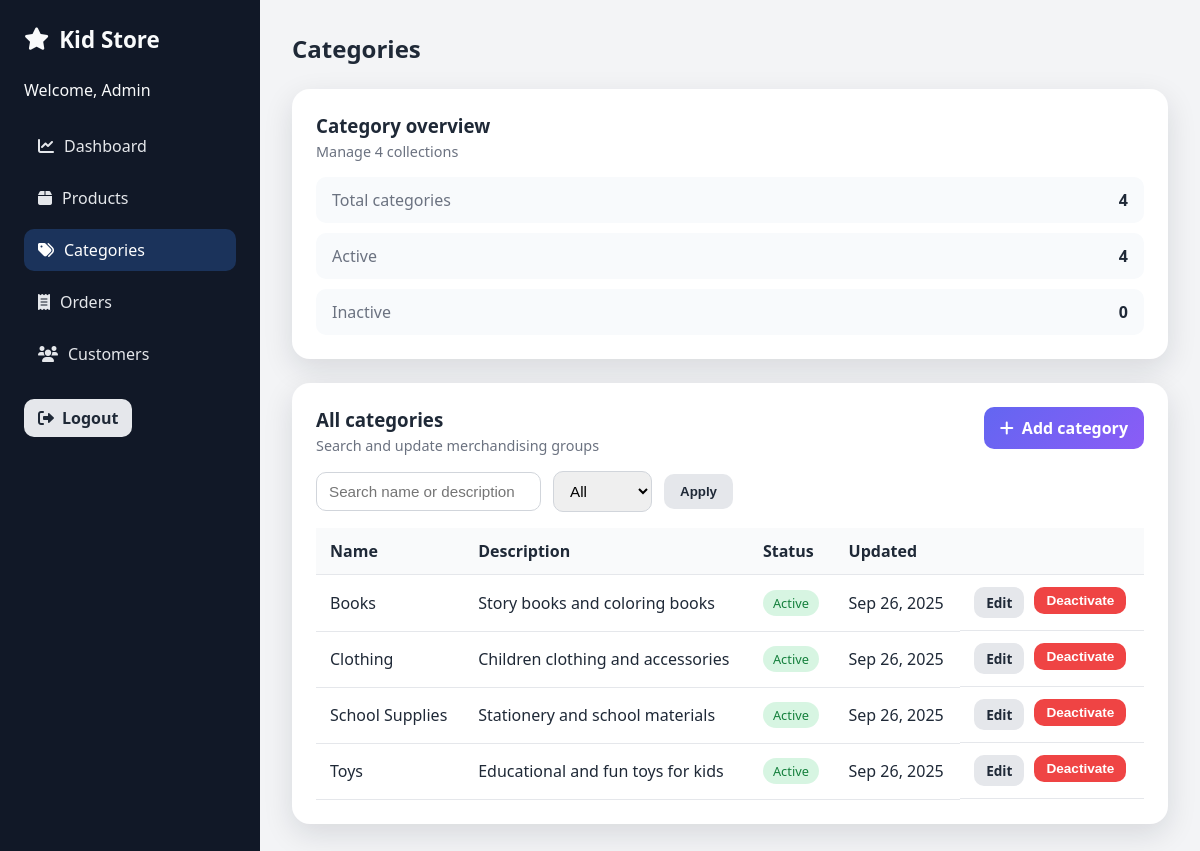
The page /backend/pages/categories.php (signed in) on the database its author committed.
### tables this page shows
CREATE TABLE IF NOT EXISTS `tbl_categories` (
  `category_id` int NOT NULL AUTO_INCREMENT,
  `category_name` varchar(50) NOT NULL,
  `description` text,
  `created_at` datetime DEFAULT NULL,
  `updated_at` datetime DEFAULT NULL,
  `is_active` tinyint(1) DEFAULT '1',
  PRIMARY KEY (`category_id`)
);

### includes/admin.php (called while the page is built, shortened)
<?php
function kidstore_admin_fetch_all_categories(bool $includeInactive = true): array
{
    $pdo = kidstore_get_pdo();
    $sql = 'SELECT category_id, category_name, description, is_active, created_at, updated_at FROM tbl_categories';
    $sql .= ' ORDER BY category_name ASC';
    return $pdo->query($sql)->fetchAll();
}

### backend/pages/categories.php (the view, shortened to what this page needs)
<?php
$status = $_GET['status'] ?? 'all';
$status = in_array($status, ['all', 'active', 'inactive'], true) ? $status : 'all';
$search = trim((string)($_GET['q'] ?? ''));
$categories = kidstore_admin_fetch_all_categories(true);
$activeCount = count(array_filter($categories, static fn (array $category): bool => !empty($category['is_active'])));
$overview = [
    'total' => count($categories),
    'active' => $activeCount,
    'inactive' => count($categories) - $activeCount,
];
include __DIR__ . '/../includes/header.php';
?>
<div class="admin-card">
    <div class="card-header">
        <div>
            <h3>Category overview</h3>
            <p class="card-subtitle">Manage <?= number_format($overview['total']) ?> collection<?= $overview['total'] === 1 ? '' : 's' ?></p>
        </div>
    </div>
    <ul class="insight-list">
        <li><span>Total categories</span><strong><?= number_format($overview['total']) ?></strong></li>
        <li><span>Active</span><strong><?= number_format($overview['active']) ?></strong></li>
        <li><span>Inactive</span><strong><?= number_format($overview['inactive']) ?></strong></li>
    </ul>
</div>
<div class="admin-card">
    <div class="card-header">
        <div>
            <h3>All categories</h3>
            <p class="card-subtitle">Search and update merchandising groups</p>
        </div>
        <a href="<?php echo $prefix; ?>pages/category_form.php" class="button primary">
            <i class="fas fa-plus"></i> Add category
        </a>
    </div>
    <form method="get" class="form-inline" style="margin-bottom:16px;">
        <input type="text" name="q" value="<?= htmlspecialchars($search) ?>" placeholder="Search name or description" class="input-control" />
        <select name="status" class="input-control">
            <option value="all" <?= $status === 'all' ? 'selected' : '' ?>>All</option>
        </select>
        <button class="button secondary" type="submit">Apply</button>
    </form>
    <?php if ($categories): ?>
        <table class="table">
            <thead>
                <tr>
                    <th>Name</th>
                    <th>Description</th>
                    <th>Status</th>
                    <th>Updated</th>
                    <th></th>
                </tr>
            </thead>
            <tbody>
                <?php foreach ($categories as $category): ?>
                    <tr>
                        <td><?= htmlspecialchars($category['category_name']) ?></td>
                        <td>
                            <?php
                            $description = trim((string)($category['description'] ?? ''));
                            if ($description === '') {
                                echo '<span style="color:#6b7280;">No description</span>';
                            } else {
                                $preview = $description;
                                echo htmlspecialchars($preview);
                            }
                            ?>
                        </td>
                        <td>
                            <?php $isActive = !empty($category['is_active']); ?>
                            <span class="tag status-<?= $isActive ? 'active' : 'inactive' ?>">
                                <?= $isActive ? 'Active' : 'Inactive' ?>
                            </span>
                        </td>
                        <td>
                            <?php if (!empty($category['updated_at'])): ?>
                                <?= htmlspecialchars(date('M j, Y', strtotime($category['updated_at']))) ?>
                            <?php elseif (!empty($category['created_at'])): ?>
                                <?= htmlspecialchars(date('M j, Y', strtotime($category['created_at']))) ?>
                            <?php else: ?>
                                <span style="color:#6b7280;">—</span>
                            <?php endif; ?>
                        </td>
                        <td style="display:flex;gap:10px;">
                            <a href="category_form.php?id=<?= (int) $category['category_id'] ?>" class="button secondary button-compact">Edit</a>
                            <?php if ($isActive): ?>
                                <form method="post" action="<?php echo $prefix; ?>pages/category_status.php" data-confirm="Deactivate this category?" style="margin:0;">
                                    <button type="submit" class="button danger button-compact">Deactivate</button>
                                </form>
                            <?php endif; ?>
                        </td>
                    </tr>
                <?php endforeach; ?>
            </tbody>
        </table>
    <?php endif; ?>
</div>
<?php include __DIR__ . '/../includes/footer.php'; ?>

### backend/assets/admin.css (style rules this page uses)
* { box-sizing: border-box; }
body { margin: 0; font-family: 'Segoe UI', Arial, sans-serif; background: #f3f4f6; color: #1f2937; }
a { color: inherit; }
.admin-card { background: #fff; border-radius: 18px; padding: 24px; box-shadow: 0 10px 30px rgba(15, 23, 42, 0.12); margin-bottom: 24px; }
.table { width: 100%; border-collapse: collapse; }
.table th, .table td { padding: 12px 14px; text-align: left; border-bottom: 1px solid #e5e7eb; }
.table th { background: #f9fafb; font-weight: 600; }
.button { display: inline-flex; align-items: center; gap: 8px; padding: 10px 16px; border-radius: 10px; border: none; cursor: pointer; font-weight: 600; text-decoration: none; transition: transform 0.2s ease; }
.button.primary { background: linear-gradient(135deg, #6366f1, #8b5cf6); color: #fff; }
.button.secondary { background: #e5e7eb; color: #1f2937; }
.button.danger { background: #ef4444; color: #fff; }
.tag { display: inline-flex; align-items: center; gap: 6px; padding: 4px 10px; border-radius: 999px; font-size: 0.8rem; background: rgba(59, 130, 246, 0.12); color: #2563eb; }
.card-header { display: flex; justify-content: space-between; align-items: flex-start; gap: 16px; margin-bottom: 16px; flex-wrap: wrap; }
.card-header h3 { margin: 0; }
.card-subtitle { margin: 4px 0 0; color: #6b7280; font-size: 0.9rem; }
.form-inline { margin-bottom: 24px; display: flex; gap: 12px; align-items: center; flex-wrap: wrap; }
.input-control { padding: 10px 12px; border-radius: 10px; border: 1px solid #d1d5db; font-size: 0.95rem; }
.insight-list { list-style: none; padding: 0; margin: 0; display: grid; gap: 10px; }
.insight-list li { display: flex; justify-content: space-between; align-items: center; background: #f8fafc; padding: 12px 16px; border-radius: 10px; font-weight: 600; }
.insight-list li span { color: #6b7280; font-weight: 500; }
.button.button-compact { padding: 6px 12px; font-size: 0.85rem; }
.tag.status-active { background: rgba(34, 197, 94, 0.18); color: #15803d; }

### rows shown on the page
tbl_categories: category_name "Books", description "Story books and coloring books", is_active "Active", updated_at "Sep 26, 2025"
tbl_categories: category_name "Clothing", description "Children clothing and accessories", is_active "Active", updated_at "Sep 26, 2025"
tbl_categories: category_name "School Supplies", description "Stationery and school materials", is_active "Active", updated_at "Sep 26, 2025"
tbl_categories: category_name "Toys", description "Educational and fun toys for kids", is_active "Active", updated_at "Sep 26, 2025"

### other values the page prints
$adminName "Admin"
$pageTitle "Categories"
$overview['total'] "4"
$overview['active'] "4"
$overview['inactive'] "0"
